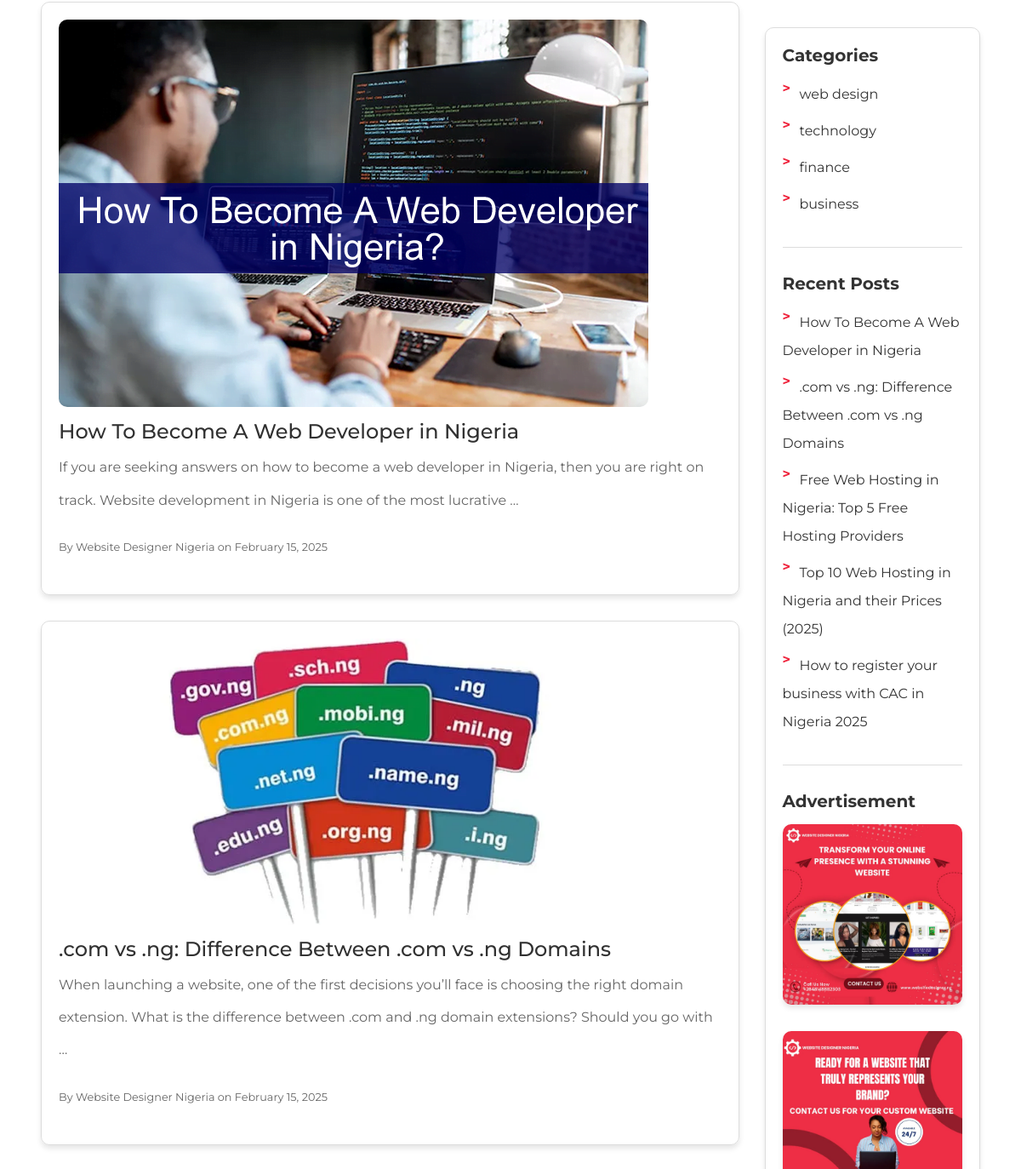
Before: /categories/web-design/ (middle part) with the older database file.
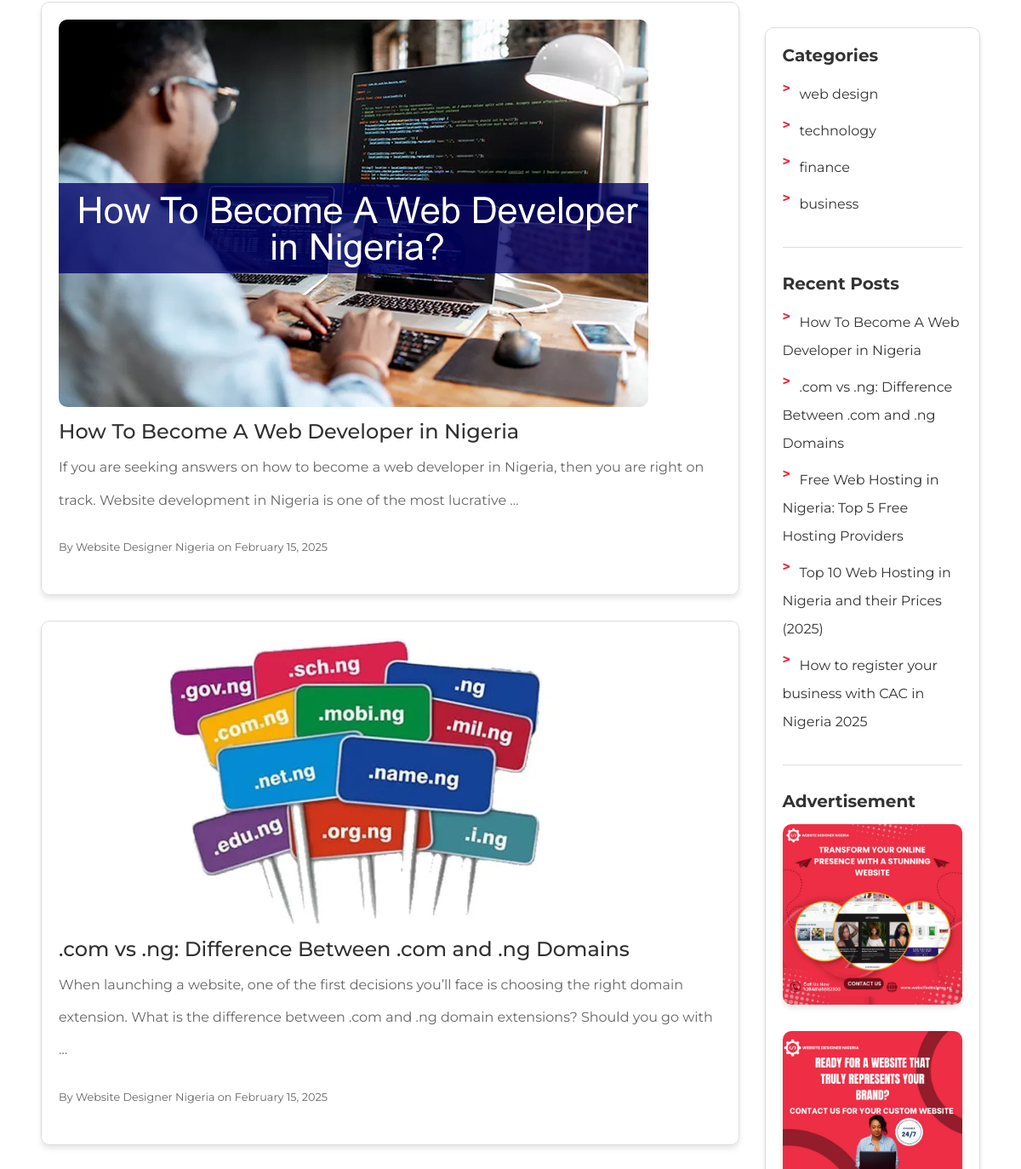
After: the same page with the newer database file.
### app/models.py (models this page shows, shortened)
class Blog(models.Model):
    title = models.CharField(max_length=200)
    author = models.CharField(max_length=100)
    category = models.ForeignKey(Category, on_delete=models.CASCADE, related_name='blogs')
    date = models.DateTimeField(default=timezone.now)  # Change this line
    meta_description = models.TextField(blank=True, null=True)
    content = RichTextField()
    image = models.ImageField(upload_to='blog_images/')
    comments_count = models.PositiveIntegerField(default=0)
    slug = models.SlugField(unique=True, blank=True)
    class Meta:
        ordering = ['-date']

class Category(models.Model):
    name = models.CharField(max_length=100)
    slug = models.SlugField(unique=True)

class BlogSidebarBanner(models.Model):
    title = models.CharField(max_length=100, blank=True, null=True)  # Optional title for the banner
    image = models.ImageField(upload_to='banners/')  # Upload path for the images
    link = models.URLField(blank=True, null=True)  # Optional link for the banner
    order = models.PositiveIntegerField(default=0)  # For ordering banners
    class Meta:
        ordering = ['order']  # Ensure banners are displayed in the specified order

### app/views.py (the view)
# urls.py: path('categories/<slug:category_slug>/', category_posts, name='category_posts'),
def category_posts(request, category_slug):
    category = get_object_or_404(Category, slug=category_slug)
    posts = category.blogs.all()  # The ordering is now handled by the model
    paginator = Paginator(posts, 5)  # Paginate with 5 posts per page
    page_number = request.GET.get('page')
    page_obj = paginator.get_page(page_number)
    categories = Category.objects.all()
    recent_posts = Blog.objects.all()[:5]  # The ordering is now handled by the model
    banners = BlogSidebarBanner.objects.all()
    return render(request, 'category_list.html', {
        'category': category,
        'page_obj': page_obj,
        'categories': categories,
        'recent_posts': recent_posts,
        'banners': banners,
    })

### app/context_processors.py (called while the page is built)
def recent_posts(request):
    from app.models import Blog  # Import here to avoid early loading
    recent_posts = Blog.objects.all().order_by('-date')[:5]
    return {'recent_posts': recent_posts}

### templates/category_list.html (shortened to what this page needs)
{% extends 'main.html' %}
{% load static %}
{% block maincontent %}
<div class="mx-2 mx-lg-5">
    <div class="row">
        <div class="col-lg-9">
            {% for post in page_obj %}
            <div class="blog-item">
                <img src="{{ post.image.url }}" alt="{{ post.title }}">
                <h2><a href="{% url 'blog_detail' category_slug=post.category.slug slug=post.slug %}">{{ post.title }}</a></h2>
                <p>{{ post.content|truncatewords:30|safe|striptags }}</p>
                <p><small>By {{ post.author }} on {{ post.date|date:"F d, Y" }}</small></p>
            </div>
            {% empty %}
            <p>No posts found in this category.</p>
            {% endfor %}
        </div>
        <div class="col-lg-3">
            <div class="sidebar">
                <div class="sidebar-item">
                    <h4>Categories</h4>
                    <ul>
                        {% for cat in categories %}
                        <li><a href="{% url 'category_posts' category_slug=cat.slug %}">{{ cat.name }}</a></li>
                        {% endfor %}
                    </ul>
                </div>
                <div class="sidebar-item">
                    <h4>Recent Posts</h4>
                    <ul>
                        {% for recent in recent_posts %}
                        <li><a href="{% url 'blog_detail' category_slug=recent.category.slug slug=recent.slug %}">{{ recent.title }}</a></li>
                        {% endfor %}
                    </ul>
                </div>
                <div class="sidebar-item">
                    <h4>Advertisement</h4>
                    <div class="sidebar-img">
                        {% for banner in banners %}
                        <a href="{{ banner.link|default:'https://example.com' }}" target="_blank">
                            <img src="{{ banner.image.url }}" alt="{{ banner.title }}" class="img-fluid mb-3" style="border-radius: 10px;">
                        </a>
                        {% endfor %}
                    </div>
                </div>
            </div>
        </div>
    </div>
</div>
{% endblock %}

### templates/main.html (shortened to what this page needs)
{% load static %}
{% load static%}
<!DOCTYPE html>
<html lang="en">
    <head>
        <link href="https://stackpath.bootstrapcdn.com/bootstrap/4.4.1/css/bootstrap.min.css" rel="stylesheet">
        <link href="https://cdnjs.cloudflare.com/ajax/libs/font-awesome/5.10.0/css/all.min.css" rel="stylesheet">
        <link href="{% static 'lib/animate/animate.min.css' %}" rel="stylesheet">
        <link href="{% static 'lib/owlcarousel/assets/owl.carousel.min.css' %}" rel="stylesheet">
        <link href="{% static 'lib/owlcarousel/assets/owl.theme.default.min.css' %}" rel="stylesheet">
        <link href="{% static 'lib/lightbox/css/lightbox.min.css' %}" rel="stylesheet">
        <link rel="stylesheet" href="https://cdnjs.cloudflare.com/ajax/libs/animate.css/4.1.1/animate.min.css">
        <link href="{%static 'css/style.css' %}" rel="stylesheet">
    </head>
    <body data-spy="scroll" data-target=".navbar" data-offset="51">
        {% block maincontent %}
        {% endblock %}
    </body>
</html>

### static/css/style.css (style rules this page uses)
body { color: #797979; background: #ffffff; font-family: 'Montserrat', sans-serif; }
h1, h2, h3, h4, h5, h6 { color: #414141; }
a { color: #313131; transition: .3s; }
p { font-size: 22px; line-height: 2.4rem; }
li { font-size: 22px; }
.sidebar { margin-top: 30px; }

### templates/category_list.html (style rules this page uses)
.blog-item { margin-bottom: 30px; padding: 20px; border: 1px solid #ddd; border-radius: 10px; box-shadow: 0 4px 6px rgba(0, 0, 0, 0.1); }
.blog-item img { max-width: 90%; border-radius: 10px; }
.blog-item h2 { font-size: 24px; margin-top: 15px; }
.blog-item p { font-size: 16px; color: #666; word-wrap: break-word; }
.sidebar { background-color: #fff; border: 1px solid #ddd; border-radius: 10px; box-shadow: 0 4px 6px rgba(0, 0, 0, 0.1); padding: 20px; }
.sidebar-item { margin-bottom: 30px; padding-bottom: 20px; border-bottom: 1px solid #ddd; }
.sidebar-item h4 { font-size: 20px; color: #333; font-weight: bold; margin-bottom: 15px; }
.sidebar-item ul { list-style: none; padding: 0; }
.sidebar-item ul li { margin-bottom: 10px; }
.sidebar-item ul li a { text-decoration: none; color: #333; font-size: 16px; position: relative; padding-left: 20px; }
.sidebar-item ul li a::before { content: '>'; position: absolute; left: 0; color: #EF233C; font-weight: bold; }
.sidebar-img img { max-width: 100%; border-radius: 10px; box-shadow: 0 4px 6px rgba(0, 0, 0, 0.1); }
.sidebar-img a { display: block; margin-bottom: 15px; }

Changed rows visible on the page:
changed Blog: title ".com vs .ng: Difference Between .com vs .ng Domains" → ".com vs .ng: Difference Between .com and .ng Domains"
